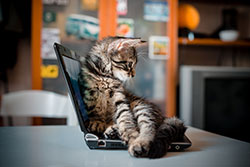
#> input picture images/kitten_image.jpg, 250 x 167 px
$ python bgr_channel_manipulation_screenshots.py
#> lines starting #> are read from the running program, lines starting #| are printed output that depends on the picture
"""
Copy of bgr_channel_manipulation.py with extra table-image output for taking clean screenshots.
Not for submission -- just a personal helper to generate screenshot-friendly PNGs of the sample matrices.
"""

import os  # standard library module for file/path operations
import cv2  # OpenCV library for computer vision tasks
import numpy as np  # numerical library used to inspect the pixel array
import matplotlib.pyplot as plt  # used to render small matrices as clean, screenshot-friendly table images

np.set_printoptions(threshold=np.inf, linewidth=200)  # print full arrays instead of truncating them

output_dir = os.path.join(os.path.dirname(__file__), "matrix_screenshots")  # folder for the table images
os.makedirs(output_dir, exist_ok=True)


def save_matrix_table(title, matrix, filename, row_offset=0, col_offset=0):
    """Render a small 2D matrix as a labeled table image and save it as a PNG."""
    row_labels = [f"Row {row_offset + r}" for r in range(matrix.shape[0])]
    col_labels = [f"Col {col_offset + c}" for c in range(matrix.shape[1])]
    cell_text = [[str(value) for value in row] for row in matrix]

    fig, ax = plt.subplots(figsize=(matrix.shape[1] * 0.9 + 1, matrix.shape[0] * 0.5 + 1))
    ax.axis("off")
    ax.set_title(title, fontsize=11, pad=12)
    table = ax.table(cellText=cell_text, rowLabels=row_labels, colLabels=col_labels, loc="center", cellLoc="center")
    table.scale(1, 1.6)
    fig.tight_layout()

    output_path = os.path.join(output_dir, filename)
    fig.savefig(output_path, dpi=200, bbox_inches="tight")
    plt.close(fig)
    print(f"Saved table image: {output_path}")


def save_combined_matrix_tables(rows, filename, suptitle=None, figsize=None):
    """Render several small 2D matrices as labeled tables arranged in a grid (list of rows) and save as one PNG."""
    n_rows = len(rows)
    n_cols = max(len(row) for row in rows)
    if figsize is None:
        col_width = max(matrix.shape[1] for row in rows for _, matrix in row) * 1.2 + 1
        row_height = max(matrix.shape[0] for row in rows for _, matrix in row) * 0.6 + 2
        figsize = (col_width * n_cols, row_height * n_rows)
    fig, axes = plt.subplots(n_rows, n_cols, figsize=figsize)
    axes = np.atleast_2d(axes)
    if suptitle:
        fig.suptitle(suptitle)

    for r, row in enumerate(rows):
        for c in range(n_cols):
            ax = axes[r, c]
            if c >= len(row):
                ax.axis("off")  # unused grid slot (e.g. a shorter bottom row)
                continue
            title, matrix = row[c]
            row_labels = [f"Row {i}" for i in range(matrix.shape[0])]
            col_labels = [f"Col {i}" for i in range(matrix.shape[1])]
            cell_text = [[str(value) for value in matrix_row] for matrix_row in matrix]
            ax.axis("off")
            ax.set_title(title, fontsize=13, pad=2)
            table = ax.table(
                cellText=cell_text, rowLabels=row_labels, colLabels=col_labels, loc="upper center", cellLoc="center"
            )
            table.auto_set_font_size(False)
            table.set_fontsize(13)
            table.scale(1, 3.2)

    fig.tight_layout(pad=1.0, h_pad=0.3, w_pad=0.5)
    fig.subplots_adjust(hspace=0.15)
    output_path = os.path.join(output_dir, filename)
    fig.savefig(output_path, dpi=300, bbox_inches="tight")
    plt.close(fig)
    print(f"Saved combined table image: {output_path}")

# 1. Import the image
image_path = os.path.join(os.path.dirname(__file__), "images", "kitten_image.jpg")  # full path to the image file
image = cv2.imread(image_path)  # read the image from disk into a NumPy array (BGR order)
#> image is the input picture: shape (167, 250, 3); mean B, G, R 83.3, 91, 100.6

if image is None:  # cv2.imread returns None if the file wasn't found or couldn't be read
    raise FileNotFoundError(f"Could not load image at: {image_path}")  # stop execution with a clear error

height, width, channels = image.shape  # dimensions of the pixel matrix
#> height = 167; width = 250; channels = 3

# 2. Print summary info about the matrix
print(f"Image shape (height, width, channels): {image.shape}")
#| Image shape (height, width, channels): (167, 250, 3)
print(f"Data type of pixel values: {image.dtype}")
#| Data type of pixel values: uint8
print(f"Total number of pixels: {height * width}")
#| Total number of pixels: 41750
print(f"Minimum pixel value: {image.min()}, Maximum pixel value: {image.max()}")
#| Minimum pixel value: 0, Maximum pixel value: 255

# 3. Print summary info only -- the full matrix print was removed since it's extremely slow for large images

# OpenCV stores each pixel as [Blue, Green, Red] (not RGB), so call out the mapping with a concrete example
example_pixel = image[0, 0]
#> example_pixel = [3, 4, 2]
print(
    f"\nExample pixel at (row=0, col=0): {example_pixel} "
    f"-> Blue={example_pixel[0]}, Green={example_pixel[1]}, Red={example_pixel[2]}"
)
#| Example pixel at (row=0, col=0): [3 4 2] -> Blue=3, Green=4, Red=2

# 4. Extract each color channel separately -> 3 individual 2D (height x width) matrices
blue_channel, green_channel, red_channel = cv2.split(image)  # each channel is now n x n (no 3rd dimension)
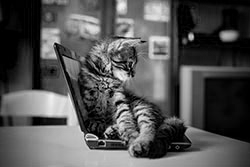
#> blue_channel: shape (167, 250); min 0, max 255, mean 83.3
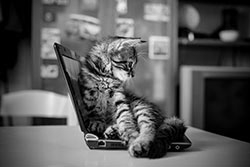
#> green_channel: shape (167, 250); min 0, max 253, mean 91
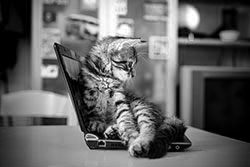
#> red_channel: shape (167, 250); min 0, max 255, mean 100.6
print(f"\nBlue channel shape: {blue_channel.shape}")
#| Blue channel shape: (167, 250)
print(f"Green channel shape: {green_channel.shape}")
#| Green channel shape: (167, 250)
print(f"Red channel shape: {red_channel.shape}")
#| Red channel shape: (167, 250)

# (full channel matrix prints removed -- see the 5x5 screenshot table images instead)

print(f"\nExample Blue channel value at (row=0, col=0): Blue={blue_channel[0, 0]}")
#| Example Blue channel value at (row=0, col=0): Blue=3
print(f"Example Green channel value at (row=0, col=0): Green={green_channel[0, 0]}")
#| Example Green channel value at (row=0, col=0): Green=4
print(f"Example Red channel value at (row=0, col=0): Red={red_channel[0, 0]}")
#| Example Red channel value at (row=0, col=0): Red=2

# 5. Print a small, easy-to-read sample block from the top-left corner
sample_region = image[0:5, 0:5]
print("\nTop-left 5x5 pixel block (BGR values):")
print(sample_region)
#> (printed output is left out)

# Save screenshot-friendly table images of the top-left 5x5 block for each channel
save_matrix_table("Blue Channel - Top-left 5x5", blue_channel[0:5, 0:5], "blue_channel_5x5.png")
#> in save_matrix_table, `cell_text = [[str(value) for value in row] for row in matrix]`: cell_text = [['3', '0', '0', '0', '0'], ['4', '0', '0', '0', '1'], ['5', '1', '0', '0', '1'], ['8', '2', '0', '0', '1'], ['10', '4', '0', '0', '1']]
save_matrix_table("Green Channel - Top-left 5x5", green_channel[0:5, 0:5], "green_channel_5x5.png")
save_matrix_table("Red Channel - Top-left 5x5", red_channel[0:5, 0:5], "red_channel_5x5.png")

# 6. Merge the 3 separate 2D channel matrices back into a single colored 3D image
merged_image = cv2.merge([blue_channel, green_channel, red_channel])  # rebuilds the n x n x 3 BGR image
print(f"\nMerged image shape (height, width, channels): {merged_image.shape}")
#| Merged image shape (height, width, channels): (167, 250, 3)
print(f"Merged image matches original image: {np.array_equal(merged_image, image)}")
#| Merged image matches original image: True

merged_pixel = merged_image[0, 0]
#> merged_pixel = [3, 4, 2]
print(
    f"\nExample merged pixel at (row=0, col=0): {tuple(int(v) for v in merged_pixel)} "
    f"-> Blue={merged_pixel[0]}, Green={merged_pixel[1]}, Red={merged_pixel[2]}"
)
#| Example merged pixel at (row=0, col=0): (3, 4, 2) -> Blue=3, Green=4, Red=2

save_matrix_table("Merged Image - Top-left 5x5 (BGR)", merged_image[0:5, 0:5], "merged_image_5x5.png")

# 7. Swap the red and green channels and merge again (channel order becomes Green, Red, Blue)
swapped_image = cv2.merge([blue_channel, red_channel, green_channel])  # (B, R, G) order
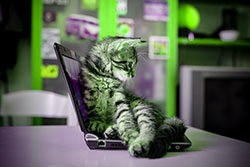
#> swapped_image: shape (167, 250, 3); mean of channels 0, 1, 2 83.3, 100.6, 91; drawn as B, G, R
print(f"\nRed/Green swapped image shape (height, width, channels): {swapped_image.shape}")
#| Red/Green swapped image shape (height, width, channels): (167, 250, 3)

swapped_pixel = swapped_image[0, 0]
#> swapped_pixel = [3, 2, 4]
print(
    f"\nExample swapped pixel at (row=0, col=0): {tuple(int(v) for v in swapped_pixel)} "
    f"-> Blue={swapped_pixel[0]}, Red={swapped_pixel[1]}, Green={swapped_pixel[2]}"
)
#| Example swapped pixel at (row=0, col=0): (3, 2, 4) -> Blue=3, Red=2, Green=4

save_matrix_table("Red/Green Swapped Image - Top-left 5x5 (B, R, G)", swapped_image[0:5, 0:5], "swapped_image_5x5.png")

# Combine all 5 matrix table screenshots (Blue, Green, Red, Merged, Swapped) into a single PNG
save_combined_matrix_tables(
    [
        [
            ("Blue Channel", blue_channel[0:5, 0:5]),
            ("Green Channel", green_channel[0:5, 0:5]),
            ("Red Channel", red_channel[0:5, 0:5]),
        ],
        [
            ("Merged Image (Blue + Green + Red)", merged_image[0:5, 0:5]),
            ("Red/Green Swapped Image", swapped_image[0:5, 0:5]),
        ],
    ],
    "combined_matrix_tables_5x5.png",
    suptitle="Channel Extraction, Merge, and Swap - Matrix Tables",
)
print(
    "\nFigure 6 (combined_matrix_tables_5x5.png) uses a 2 x 3 Matplotlib layout: the top row shows "
    "the top-left 5x5 block of each color-coded channel matrix (Blue, Green, Red), and the bottom "
    "row shows the same 5x5 block for the merged image and the red/green swapped image."
)

# 8. Display each extracted channel as its own 2D grayscale image, plus the merged results
cv2.namedWindow("Blue Channel", cv2.WINDOW_NORMAL)
cv2.imshow("Blue Channel", blue_channel)
cv2.moveWindow("Blue Channel", 100, 100)

cv2.namedWindow("Green Channel", cv2.WINDOW_NORMAL)
cv2.imshow("Green Channel", green_channel)
cv2.moveWindow("Green Channel", 100 + width + 40, 100)

cv2.namedWindow("Red Channel", cv2.WINDOW_NORMAL)
cv2.imshow("Red Channel", red_channel)
cv2.moveWindow("Red Channel", 100 + 2 * (width + 40), 100)

cv2.namedWindow("Merged Color Image", cv2.WINDOW_NORMAL)
cv2.imshow("Merged Color Image", merged_image)
cv2.moveWindow("Merged Color Image", 100 + 3 * (width + 40), 100)

cv2.namedWindow("Red/Green Swapped Image", cv2.WINDOW_NORMAL)
cv2.imshow("Red/Green Swapped Image", swapped_image)
cv2.moveWindow("Red/Green Swapped Image", 100 + 4 * (width + 40), 100)

window_names = [
    "Blue Channel",
    "Green Channel",
    "Red Channel",
    "Merged Color Image",
    "Red/Green Swapped Image",
]
try:
    # waitKey must run at least once before checking window visibility, since imshow needs a
    # pumped event loop to actually paint/register the windows as visible.
    while True:
        if cv2.waitKey(50) != -1:  # a key was pressed (short timeout also lets Ctrl+C interrupt)
#> (key Esc is pressed here)
            break
        if not any(cv2.getWindowProperty(name, cv2.WND_PROP_VISIBLE) >= 1 for name in window_names):
            break  # every window has been closed
except KeyboardInterrupt:
    pass
cv2.destroyAllWindows()

$ run again, with images/brain_image.jpg copied over images/kitten_image.jpg
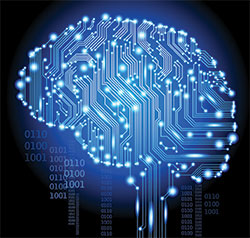
#> input picture images/brain_image.jpg, 250 x 238 px
#> image is the input picture: shape (238, 250, 3); mean B, G, R 110.4, 72.7, 43.2
#| Image shape (height, width, channels): (238, 250, 3)
#| Data type of pixel values: uint8
#| Total number of pixels: 59500
#| Minimum pixel value: 0, Maximum pixel value: 255
#> example_pixel = [24, 24, 24]
#| Example pixel at (row=0, col=0): [24 24 24] -> Blue=24, Green=24, Red=24
#> `blue_channel, green_channel, red_channel = cv2.split(image)`:
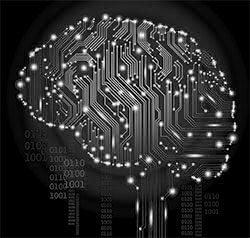
#> red_channel: shape (238, 250); min 0, max 255, mean 43.2
#| Blue channel shape: (238, 250)
#| Green channel shape: (238, 250)
#| Red channel shape: (238, 250)
#| Example Blue channel value at (row=0, col=0): Blue=24
#| Example Green channel value at (row=0, col=0): Green=24
#| Example Red channel value at (row=0, col=0): Red=24
#> (printed output is left out)
#> cell_text = [['24', '12', '14', '13', '12'], ['9', '0', '0', '0', '0'], ['10', '0', '0', '0', '0'], ['12', '0', '1', '1', '0'], ['12', '0', '1', '0', '0']]
#| Merged image shape (height, width, channels): (238, 250, 3)
#| Merged image matches original image: True
#> merged_pixel = [24, 24, 24]
#| Example merged pixel at (row=0, col=0): (24, 24, 24) -> Blue=24, Green=24, Red=24
#> `swapped_image = cv2.merge([blue_channel, red_channel, green_channel])`:
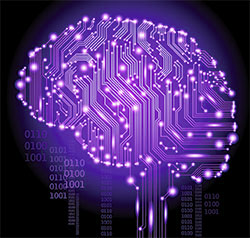
#> swapped_image: shape (238, 250, 3); mean of channels 0, 1, 2 110.4, 43.2, 72.7; drawn as B, G, R
#| Red/Green swapped image shape (height, width, channels): (238, 250, 3)
#| Example swapped pixel at (row=0, col=0): (24, 24, 24) -> Blue=24, Red=24, Green=24
